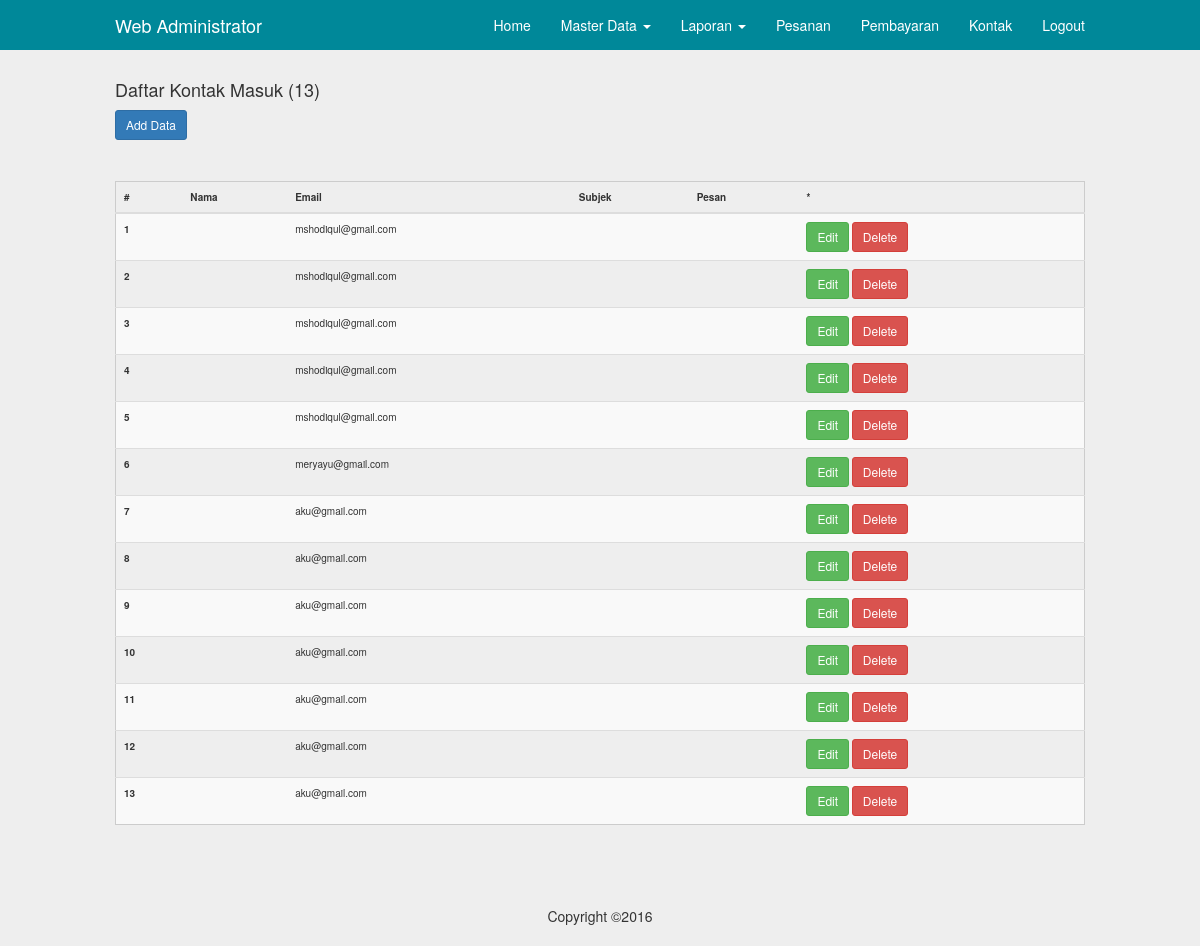
The app's page /admin/kontak.php (signed in) with its own data.
### tables this page shows
CREATE TABLE `kontak` (
  `id` int(11) NOT NULL,
  `nama` varchar(50) NOT NULL,
  `email` varchar(100) NOT NULL,
  `subjek` varchar(200) NOT NULL,
  `pesan` text NOT NULL
);

### inc/config.php (called while the page is built, shortened)
<?php
	$url = "http://localhost/catering/";
	$no = 1;
?>

### admin/kontak.php (the view, shortened to what this page needs)
<?php
	include"../inc/config.php";
	include"inc/header.php";
?>
	<div class="container">
		<?php
			$q = mysql_query("select*from kontak");
			$j = mysql_num_rows($q);
		?>
		<h4>Daftar Kontak Masuk (<?php echo ($j>0)?$j:0; ?>)</h4>
		<a class="btn btn-sm btn-primary" href="kontak.php?act=create">Add Data</a>
		<hr>
		<table class="table table-striped table-hove">
			<thead>
				<tr>
					<th>#</th>
					<th>Nama</th>
					<th>Email</th>
					<th>Subjek</th>
					<th>Pesan</th>
					<th>*</th>
				</tr>
			</thead>
			<tbody>
		<?php while($data=mysql_fetch_object($q)){ ?>
				<tr>
					<th scope="row"><?php echo $no++; ?></th>
					<td><?php echo $data->nama ?></td>
					<td><?php echo $data->email ?></td>
					<td><?php echo $data->subjek ?></td>
					<td><?php echo $data->pesan ?></td>
					<td>
						<a class="btn btn-sm btn-success" href="kontak.php?act=edit&&id=<?php echo $data->id ?>">Edit</a>
						<a class="btn btn-sm btn-danger" href="kontak.php?act=delete&&id=<?php echo $data->id ?>">Delete</a>
					</td>
				</tr>
		<?php } ?>
			</tbody>
		</table>
    </div>
<?php include"inc/footer.php"; ?>

### admin/inc/header.php (shortened to what this page needs)
   <!DOCTYPE html>
<html lang="en">
  <head>
    <link href="<?php echo $url ?>assets/bootstrap/css/bootstrap.css" rel="stylesheet">
    <link href="<?php echo $url ?>assets/bootstrap/css/datetimepicker.css" rel="stylesheet">
    <link href="<?php echo $url ?>assets/css/navbar-fixed-top.css" rel="stylesheet">
    <link href="<?php echo $url ?>assets/css/full-slider.css" rel="stylesheet">
    <link href="<?php echo $url ?>assets/css/style.css" rel="stylesheet">
  </head>
  <body>
    <nav class="navbar navbar-default navbar-fixed-top navbar-blue">
      <div class="container">
        <div class="navbar-header">
          <a class="navbar-brand" href="#">Web Administrator</a>
        </div>
        <div id="navbar" class="navbar-collapse collapse">
          <ul class="nav navbar-nav navbar-right">
            <li><a href="<?php echo $url ?>admin/index.php">Home</a></li>
			<li class="dropdown">
              <a href="#" class="dropdown-toggle" data-toggle="dropdown" role="button" aria-haspopup="true" aria-expanded="false">Master Data <span class="caret"></span></a>
            </li>
            <li class="dropdown">
                    <a href="#" class="dropdown-toggle" data-toggle="dropdown" role="button" aria-haspopup="true" aria-expanded="false">Laporan <span class="caret"></span></a>
                  </li>
            <li><a href="pesanan.php">Pesanan
            </a></li>
            <li><a href="pembayaran.php">Pembayaran
            </a></li>
            <li><a href="kontak.php">Kontak</a></li>
            <li><a href="<?php echo $url ?>admin/logout.php">Logout</a></li>
          </ul>
        </div>
      </div>
    </nav>

### admin/inc/footer.php (shortened to what this page needs)
<div class="container" style="margin-top:20px;">
		<footer class="text-center">
		<hr>
			<div class="col-md-12">Copyright ©2016
			<br>
			<br>
			</div>
		</footer>
	</div>
  </body>
</html>

### assets/css/navbar-fixed-top.css (style rules this page uses)
body { padding-top: 70px; }

### assets/css/style.css (style rules this page uses)
@media (min-width: 768px) { .container { width: 750px; } }
@media (min-width: 992px) { .container { width: 970px; } }
@media (min-width: 1200px) { .container { width: 1000px; } }
.table { border:1px solid#CCC; }
table td, table th { padding:10px; font-size: 10px; }
* { transition: all 200ms ease-in-out; }
body { background-color: #EEE; }
.navbar-blue { background-color: #089; border:none; color: #FFF; }
.navbar-blue .navbar-brand { color: #FFF; }
.navbar-blue .navbar-nav li > a { color:#FFF; }

### records on screen
kontak: email "mshodiqul@gmail.com"
kontak: email "mshodiqul@gmail.com"
kontak: email "mshodiqul@gmail.com"
kontak: email "mshodiqul@gmail.com"
kontak: email "mshodiqul@gmail.com"
kontak: email "meryayu@gmail.com"
kontak: email "aku@gmail.com"
kontak: email "aku@gmail.com"
kontak: email "aku@gmail.com"
kontak: email "aku@gmail.com"
kontak: email "aku@gmail.com"
kontak: email "aku@gmail.com"
kontak: email "aku@gmail.com"

### other values on screen
$j "13"
